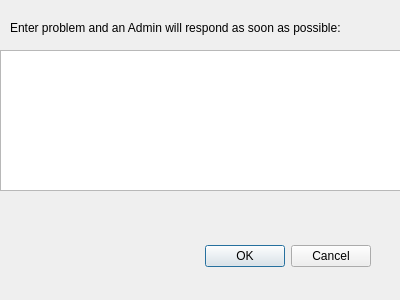
<?xml version="1.0" encoding="UTF-8"?>
<ui version="4.0">
 <class>help</class>
 <widget class="QDialog" name="help">
  <property name="geometry">
   <rect>
    <x>0</x>
    <y>0</y>
    <width>400</width>
    <height>300</height>
   </rect>
  </property>
  <property name="windowTitle">
   <string>Dialog</string>
  </property>
  <widget class="QDialogButtonBox" name="buttonBox">
   <property name="geometry">
    <rect>
     <x>30</x>
     <y>240</y>
     <width>341</width>
     <height>32</height>
    </rect>
   </property>
   <property name="orientation">
    <enum>Qt::Horizontal</enum>
   </property>
   <property name="standardButtons">
    <set>QDialogButtonBox::Cancel|QDialogButtonBox::Ok</set>
   </property>
  </widget>
  <widget class="QTextEdit" name="bodyBox">
   <property name="geometry">
    <rect>
     <x>0</x>
     <y>50</y>
     <width>401</width>
     <height>141</height>
    </rect>
   </property>
  </widget>
  <widget class="QLabel" name="label">
   <property name="geometry">
    <rect>
     <x>10</x>
     <y>20</y>
     <width>381</width>
     <height>16</height>
    </rect>
   </property>
   <property name="text">
    <string>Enter problem and an Admin will respond as soon as possible:</string>
   </property>
  </widget>
 </widget>
 <resources/>
 <connections>
  <connection>
   <sender>buttonBox</sender>
   <signal>accepted()</signal>
   <receiver>help</receiver>
   <slot>accept()</slot>
   <hints>
    <hint type="sourcelabel">
     <x>248</x>
     <y>254</y>
    </hint>
    <hint type="destinationlabel">
     <x>157</x>
     <y>274</y>
    </hint>
   </hints>
  </connection>
  <connection>
   <sender>buttonBox</sender>
   <signal>rejected()</signal>
   <receiver>help</receiver>
   <slot>reject()</slot>
   <hints>
    <hint type="sourcelabel">
     <x>316</x>
     <y>260</y>
    </hint>
    <hint type="destinationlabel">
     <x>286</x>
     <y>274</y>
    </hint>
   </hints>
  </connection>
 </connections>
</ui>
